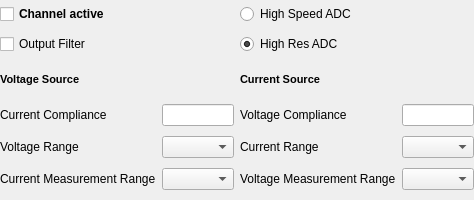
<?xml version="1.0" encoding="UTF-8"?>
<ui version="4.0">
 <class>keysight_e5270b_config_channel</class>
 <widget class="QWidget" name="keysight_e5270b_config_channel">
  <property name="geometry">
   <rect>
    <x>0</x>
    <y>0</y>
    <width>451</width>
    <height>200</height>
   </rect>
  </property>
  <property name="sizePolicy">
   <sizepolicy hsizetype="Preferred" vsizetype="Minimum">
    <horstretch>0</horstretch>
    <verstretch>0</verstretch>
   </sizepolicy>
  </property>
  <property name="maximumSize">
   <size>
    <width>16777215</width>
    <height>200</height>
   </size>
  </property>
  <property name="windowTitle">
   <string>Form</string>
  </property>
  <layout class="QGridLayout" name="gridLayout">
   <property name="leftMargin">
    <number>0</number>
   </property>
   <property name="topMargin">
    <number>0</number>
   </property>
   <property name="rightMargin">
    <number>0</number>
   </property>
   <property name="bottomMargin">
    <number>0</number>
   </property>
   <item row="4" column="1">
    <widget class="QLineEdit" name="lineEdit_currComp"/>
   </item>
   <item row="4" column="3">
    <widget class="QLineEdit" name="lineEdit_voltComp"/>
   </item>
   <item row="4" column="2">
    <widget class="QLabel" name="label_2">
     <property name="text">
      <string>Voltage Compliance</string>
     </property>
    </widget>
   </item>
   <item row="6" column="1">
    <widget class="QComboBox" name="comboBox_currMeasRange"/>
   </item>
   <item row="5" column="0">
    <widget class="QLabel" name="label_5">
     <property name="text">
      <string>Voltage Range</string>
     </property>
    </widget>
   </item>
   <item row="5" column="2">
    <widget class="QLabel" name="label_6">
     <property name="text">
      <string>Current Range</string>
     </property>
    </widget>
   </item>
   <item row="3" column="0" colspan="2">
    <widget class="QLabel" name="label_3">
     <property name="sizePolicy">
      <sizepolicy hsizetype="Preferred" vsizetype="Minimum">
       <horstretch>0</horstretch>
       <verstretch>0</verstretch>
      </sizepolicy>
     </property>
     <property name="maximumSize">
      <size>
       <width>16777215</width>
       <height>30</height>
      </size>
     </property>
     <property name="font">
      <font>
       <pointsize>8</pointsize>
       <weight>75</weight>
       <bold>true</bold>
      </font>
     </property>
     <property name="text">
      <string>Voltage Source</string>
     </property>
    </widget>
   </item>
   <item row="6" column="0">
    <widget class="QLabel" name="label_7">
     <property name="text">
      <string>Current Measurement Range</string>
     </property>
    </widget>
   </item>
   <item row="3" column="2" colspan="2">
    <widget class="QLabel" name="label_4">
     <property name="sizePolicy">
      <sizepolicy hsizetype="Preferred" vsizetype="Minimum">
       <horstretch>0</horstretch>
       <verstretch>0</verstretch>
      </sizepolicy>
     </property>
     <property name="maximumSize">
      <size>
       <width>16777215</width>
       <height>30</height>
      </size>
     </property>
     <property name="font">
      <font>
       <pointsize>8</pointsize>
       <weight>75</weight>
       <bold>true</bold>
      </font>
     </property>
     <property name="text">
      <string>Current Source</string>
     </property>
    </widget>
   </item>
   <item row="4" column="0">
    <widget class="QLabel" name="label">
     <property name="text">
      <string>Current Compliance</string>
     </property>
    </widget>
   </item>
   <item row="6" column="2">
    <widget class="QLabel" name="label_8">
     <property name="text">
      <string>Voltage Measurement Range</string>
     </property>
    </widget>
   </item>
   <item row="5" column="1">
    <widget class="QComboBox" name="comboBox_voltRange"/>
   </item>
   <item row="6" column="3">
    <widget class="QComboBox" name="comboBox_voltMeasRange"/>
   </item>
   <item row="5" column="3">
    <widget class="QComboBox" name="comboBox_currRange"/>
   </item>
   <item row="1" column="2">
    <widget class="QRadioButton" name="radioButton_highSpeedADC">
     <property name="text">
      <string>High Speed ADC</string>
     </property>
    </widget>
   </item>
   <item row="2" column="0">
    <widget class="QCheckBox" name="checkBox_outputFilter">
     <property name="text">
      <string>Output Filter</string>
     </property>
    </widget>
   </item>
   <item row="2" column="2">
    <widget class="QRadioButton" name="radioButton_highResADC">
     <property name="text">
      <string>High Res ADC</string>
     </property>
     <property name="checked">
      <bool>true</bool>
     </property>
    </widget>
   </item>
   <item row="1" column="0">
    <widget class="QCheckBox" name="checkBox_channel_active">
     <property name="font">
      <font>
       <weight>75</weight>
       <bold>true</bold>
      </font>
     </property>
     <property name="text">
      <string>Channel active</string>
     </property>
    </widget>
   </item>
  </layout>
 </widget>
 <resources/>
 <connections/>
</ui>
